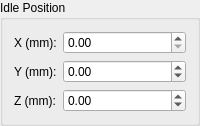
           <widget class="QGroupBox" name="idlePositionGroup">
            <property name="title">
             <string>Idle Position</string>
            </property>
            <layout class="QFormLayout" name="formLayout_5">
             <item row="0" column="0">
              <widget class="QLabel" name="label_10">
               <property name="text">
                <string>X (mm):</string>
               </property>
              </widget>
             </item>
             <item row="0" column="1">
              <widget class="QDoubleSpinBox" name="idlePositionXSpin">
               <property name="maximum">
                <double>1000.000000000000000</double>
               </property>
               <property name="singleStep">
                <double>10.000000000000000</double>
               </property>
              </widget>
             </item>
             <item row="1" column="0">
              <widget class="QLabel" name="label_11">
               <property name="text">
                <string>Y (mm):</string>
               </property>
              </widget>
             </item>
             <item row="1" column="1">
              <widget class="QDoubleSpinBox" name="idlePositionYSpin">
               <property name="minimum">
                <double>-1000.000000000000000</double>
               </property>
               <property name="maximum">
                <double>1000.000000000000000</double>
               </property>
               <property name="singleStep">
                <double>10.000000000000000</double>
               </property>
              </widget>
             </item>
             <item row="2" column="0">
              <widget class="QLabel" name="label_12">
               <property name="text">
                <string>Z (mm):</string>
               </property>
              </widget>
             </item>
             <item row="2" column="1">
              <widget class="QDoubleSpinBox" name="idlePositionZSpin">
               <property name="minimum">
                <double>-1000.000000000000000</double>
               </property>
               <property name="maximum">
                <double>1000.000000000000000</double>
               </property>
               <property name="singleStep">
                <double>10.000000000000000</double>
               </property>
              </widget>
             </item>
            </layout>
           </widget>
